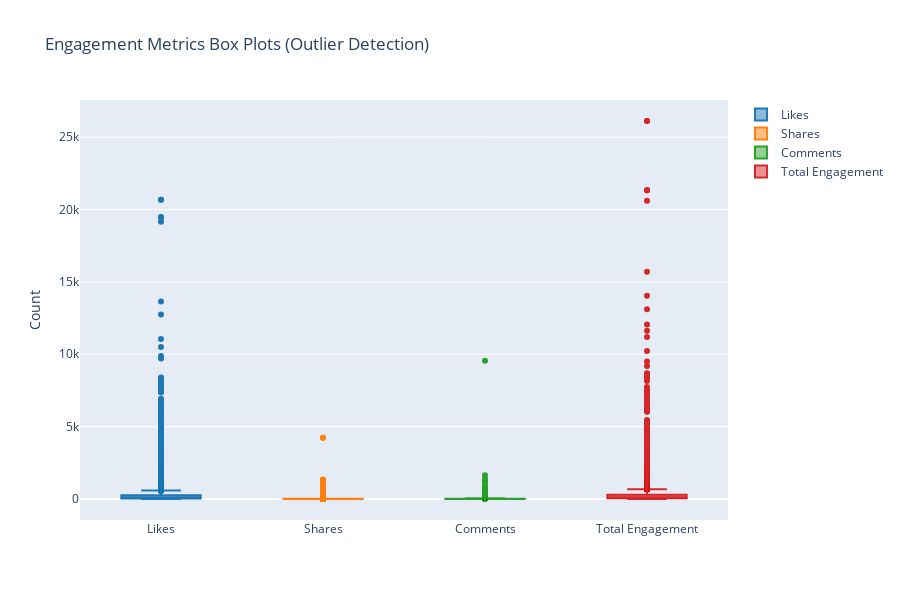

Source (notebook cell):
### Markdown cell above
### 3.2 Box Plots for Outlier Detection

### Code cell
# Create box plots for engagement metrics
fig = go.Figure()

fig.add_trace(go.Box(y=df['numLikes'], name='Likes', marker_color='#1f77b4'))
fig.add_trace(go.Box(y=df['numShares'], name='Shares', marker_color='#ff7f0e'))
fig.add_trace(go.Box(y=df['numComments'], name='Comments', marker_color='#2ca02c'))
fig.add_trace(go.Box(y=df['total_engagement'], name='Total Engagement', marker_color='#d62728'))

fig.update_layout(
    title='Engagement Metrics Box Plots (Outlier Detection)',
    yaxis_title='Count',
    height=600,
    showlegend=True
)

fig.show()
fig.write_html('../output/figures/engagement_boxplots.html')

### Figure 1 — Plotly figure (JSON) as saved in the notebook; plotly's stock layout.template omitted (floating-point values rounded to 4 significant figures; data arrays with more than 128 entries replaced by an {"elided": "..."} marker saying what was removed)
{"data": [{"marker": {"color": "#1f77b4"}, "name": "Likes", "type": "box", "y": {"elided": "11227 int values"}}, {"marker": {"color": "#ff7f0e"}, "name": "Shares", "type": "box", "y": {"elided": "11227 int values"}}, {"marker": {"color": "#2ca02c"}, "name": "Comments", "type": "box", "y": {"elided": "11227 int values"}}, {"marker": {"color": "#d62728"}, "name": "Total Engagement", "type": "box", "y": {"elided": "11227 int values"}}], "layout": {"height": 600, "showlegend": true, "title": {"text": "Engagement Metrics Box Plots (Outlier Detection)"}, "yaxis": {"title": {"text": "Count"}}}}
